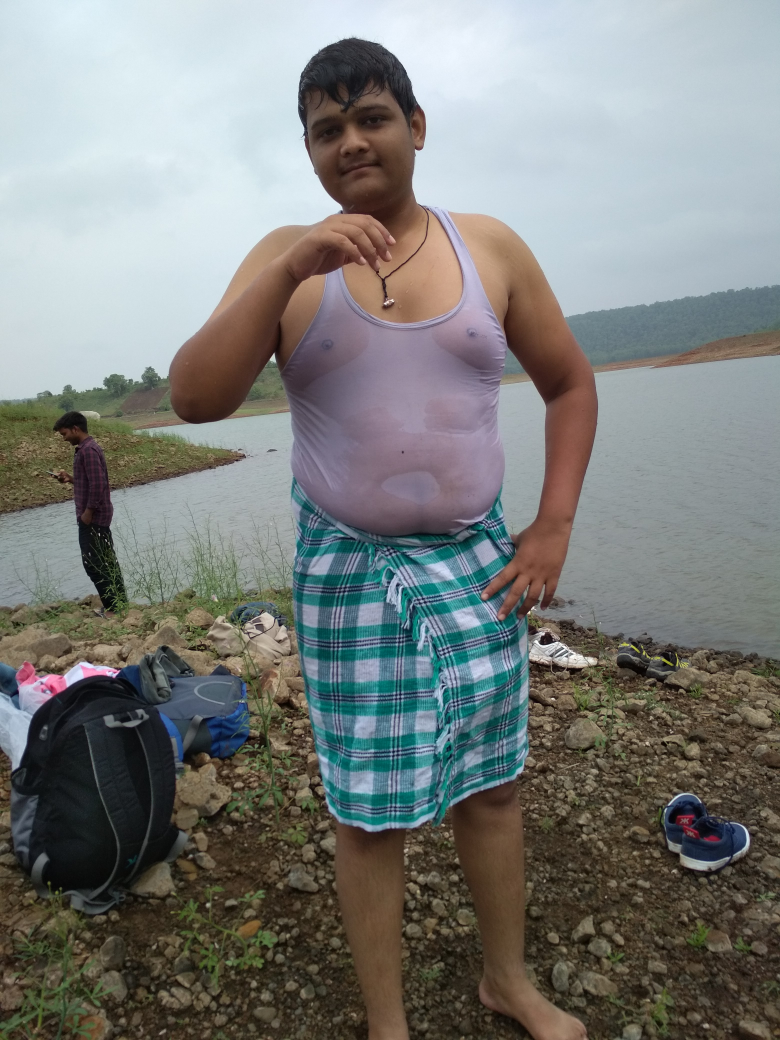
#> input picture Impainting/Fast-Marching-Method/images/1.jpg, 3120 x 4160 px (shown at 1/4 size)
$ python INPAINT_TELEA.py
#> lines starting #> are read from the running program, lines starting #| are printed output that depends on the picture; after the words box and inside, x2 and y2 are one past the last pixel; in counts of white or black regions, pixels touching at a corner belong together
# -*- coding: utf-8 -*-
"""
Created on Sat Aug 31 23:19:03 2019

@author: SRIJAN
"""

import numpy as np
import cv2

img = cv2.imread('./images/1.jpg')
#> img is the input picture: shape (4160, 3120, 3); mean B, G, R 123.6, 126.2, 124
scale_percent = 20 # percent of original size
width = int(img.shape[1] * scale_percent / 100)
#> width = 624
height = int(img.shape[0] * scale_percent / 100)
#> height = 832
dim = (width, height)
#> dim = (624, 832)
# resize image
resized_img = cv2.resize(img, dim, interpolation = cv2.INTER_AREA)
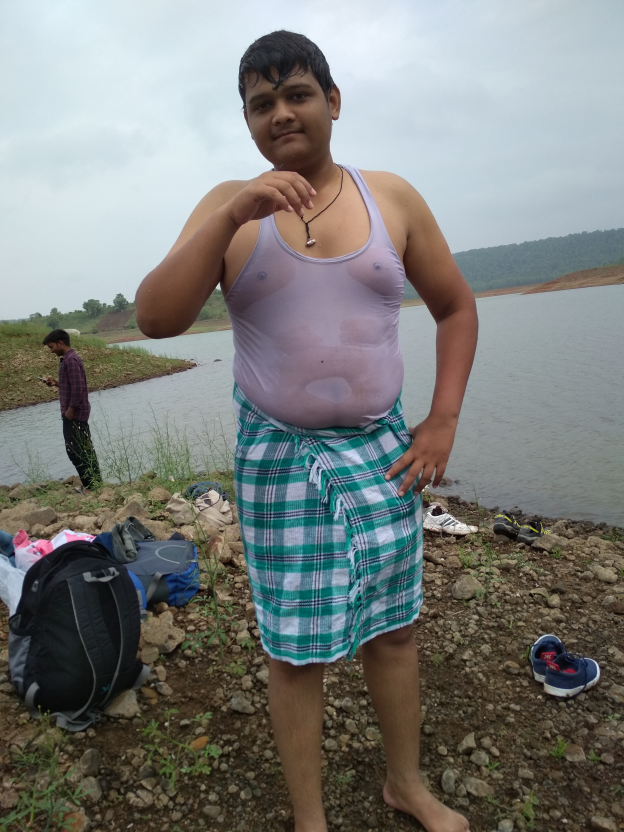
#> resized_img: shape (832, 624, 3); mean B, G, R 123.6, 126.2, 124
cv2.imshow('Original_image', resized_img)


resized_img = cv2.line(resized_img,(0,300),(831,300),(255,255,255),5)
resized_img = cv2.line(resized_img,(0,500),(831,500),(255,255,255),5)
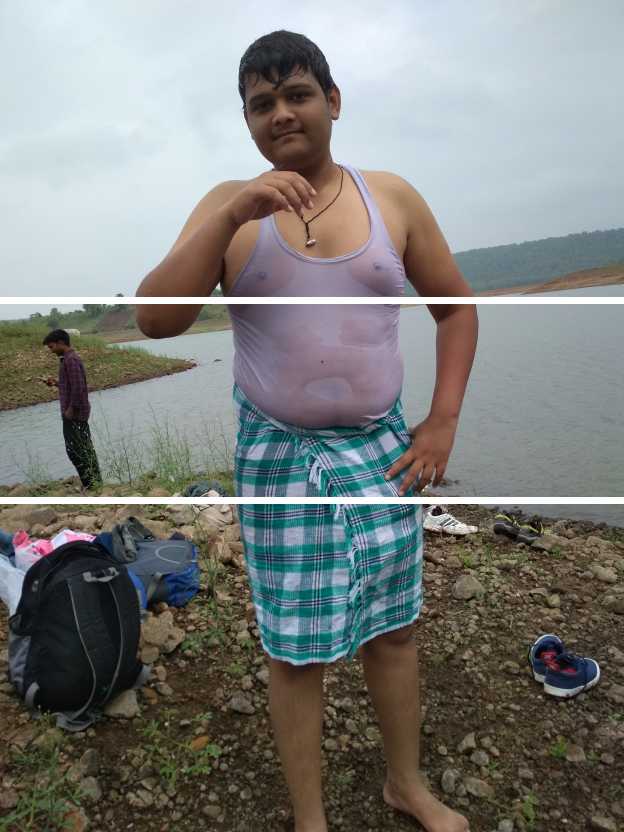
#> resized_img: shape (832, 624, 3); mean B, G, R 125.9, 128.4, 126.3
cv2.imshow('image', resized_img)

back = np.zeros((624,832,1), np.uint8)
mask = cv2.line(back,(0,300),(831,300),(255,255,255),5)
mask = cv2.line(back,(0,500),(831,500),(255,255,255),5)
cv2.imshow('mask',mask)
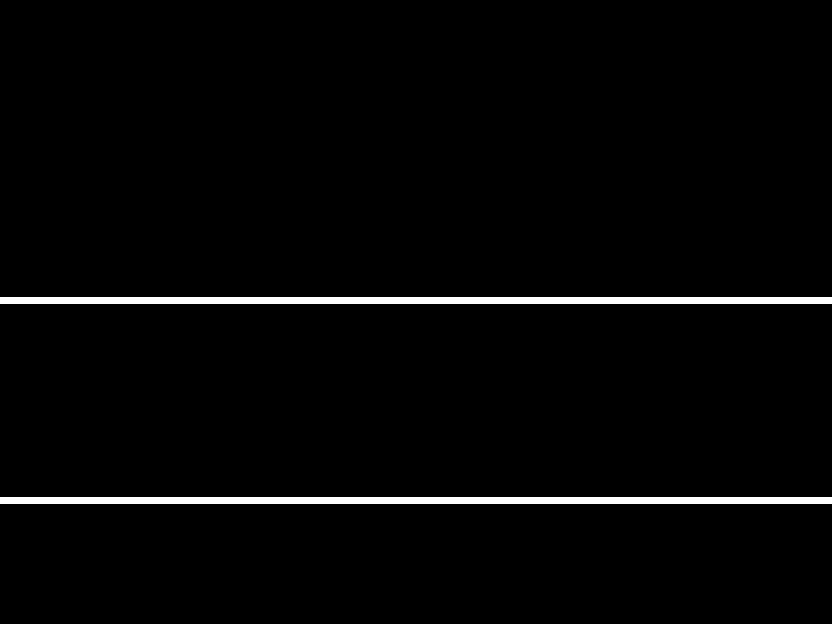
#> window 'mask': shape (624, 832, 1); 2.2% white; 2 white regions, box (x1, y1, x2, y2) and area: (0, 297, 832, 304) 5824, (0, 497, 832, 504) 5824

#> (the run stopped early here; a loop or call above may not have finished)
